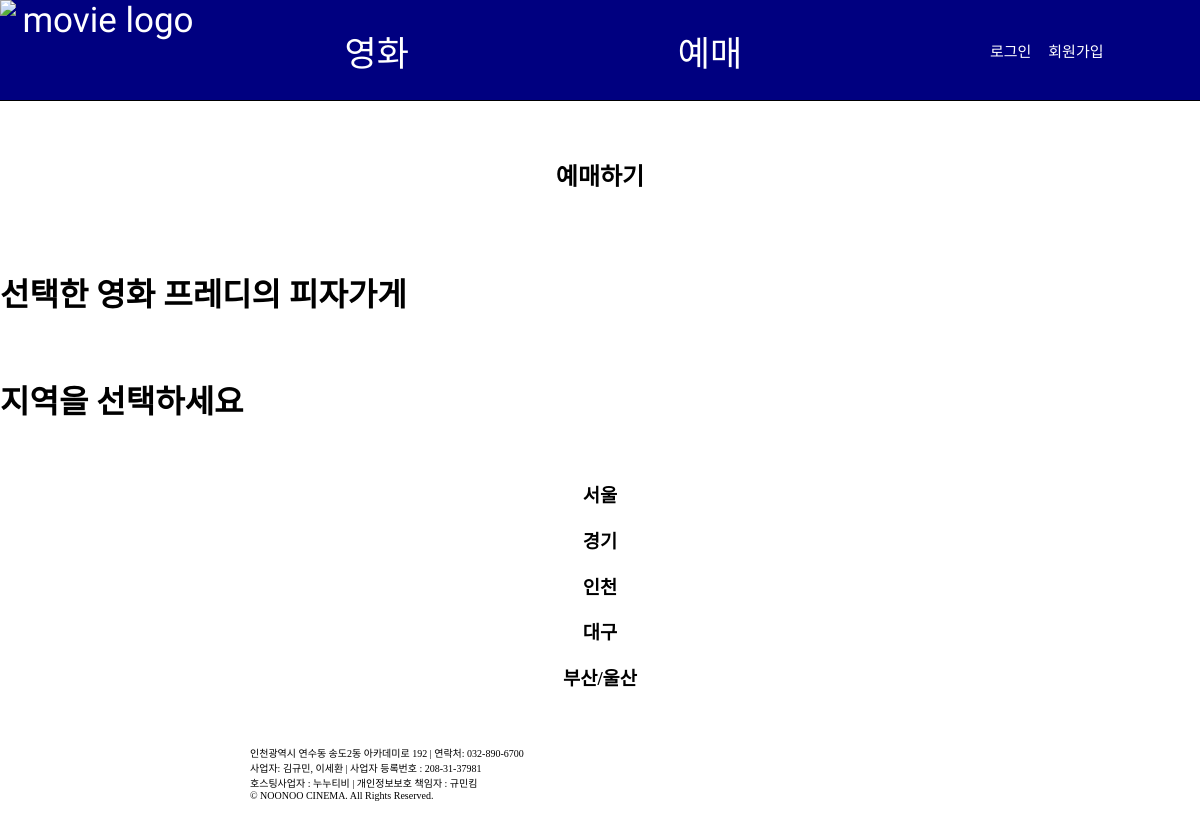
The page /ticketing/area/1/ on the database its author committed.
### movies/models.py (models this page shows, shortened)
class Movie(models.Model):
    title = models.CharField(max_length=100)
    image = models.ImageField(upload_to='images/',blank=True,null=True)
    age = models.IntegerField(default=0)
    summary = models.TextField(max_length=2000)
    date = models.DateField(default=date.today)
    rank = models.IntegerField(default=0)
    times = models.CharField(default='120',max_length=20,verbose_name='상영시간')
    director = models.ManyToManyField('Director')
    class Meta:
        db_table='movie'
        verbose_name='영화'
        verbose_name_plural='영화'

### ticketing/models.py (models this page shows, shortened)
class Area(models.Model):
    AREA_CHOICES = [
        ('서울', 'Seoul'),
        ('경기', 'Gyeonggi'),
        ('인천', 'Incheon'),
        ('강원', 'Gangwon'),
        ('대전/충청', 'Daejeon/Chungcheong'),
        ('대구', 'Daegu'),
        ('부산/울산', 'Busan/Ulsan'),
        ('경상', 'Gyeongsang'),
        ('광주/전라/제주', 'Gwangju/Jeolla/Jeju'),
    ]
    name = models.CharField(max_length=100,choices=AREA_CHOICES)
    theaters = models.IntegerField(default=0)
    class Meta:
        db_table='area'
        verbose_name='지역'
        verbose_name_plural='지역'

### ticketing/views.py (the view)
# urls.py: path('area/<int:m_id>/', Areas, name='area'),
def Areas(request, m_id ):
    movie=get_object_or_404(Movie,pk=m_id)
    context={}
    context['movie']=movie
    ticketing_list=movie.ticketing_set.all()
    theater_list=[]
    for ticketing in ticketing_list:
        theater_list.append(ticketing.theater)
    areas=[]
    for theater in theater_list:
        areas.append(theater.area)
    areas.sort(key=lambda x:x.name )
    areas=set(areas)
    context['areas']=areas
    login_session = request.session.get('login_session', '')
    context['login_session'] = login_session
    return render(request,template_name='ticketing/area.html', context=context)

### ticketing/templates/ticketing/area.html
{% extends 'ticketing/index.html' %}
{% block message %}<h1>지역을 선택하세요</h1><br>{% endblock %}
{% block movie %}<h1>선택한 영화 {{movie.title}}</h1><br>{% endblock %}
{% block contents%}
{% for area in areas %}
    <a href="{% url 'ticketing:theater' movie.id area.id  %}" id="movie_a"><h3>{{area.name}}</h3></a>
{% endfor %}
{% endblock %}

### templates/base.html (style rules this page uses)
body { margin:0px; }
a { text-align:center; text-decoration: none; color:white; }
#movie_a { text-align:center; text-decoration: none; color:black; }

### rows shown on the page
Movie: title "프레디의 피자가게"
Area: name "서울"
Area: name "경기"
Area: name "인천"
Area: name "대구"
Area: name "부산/울산"
